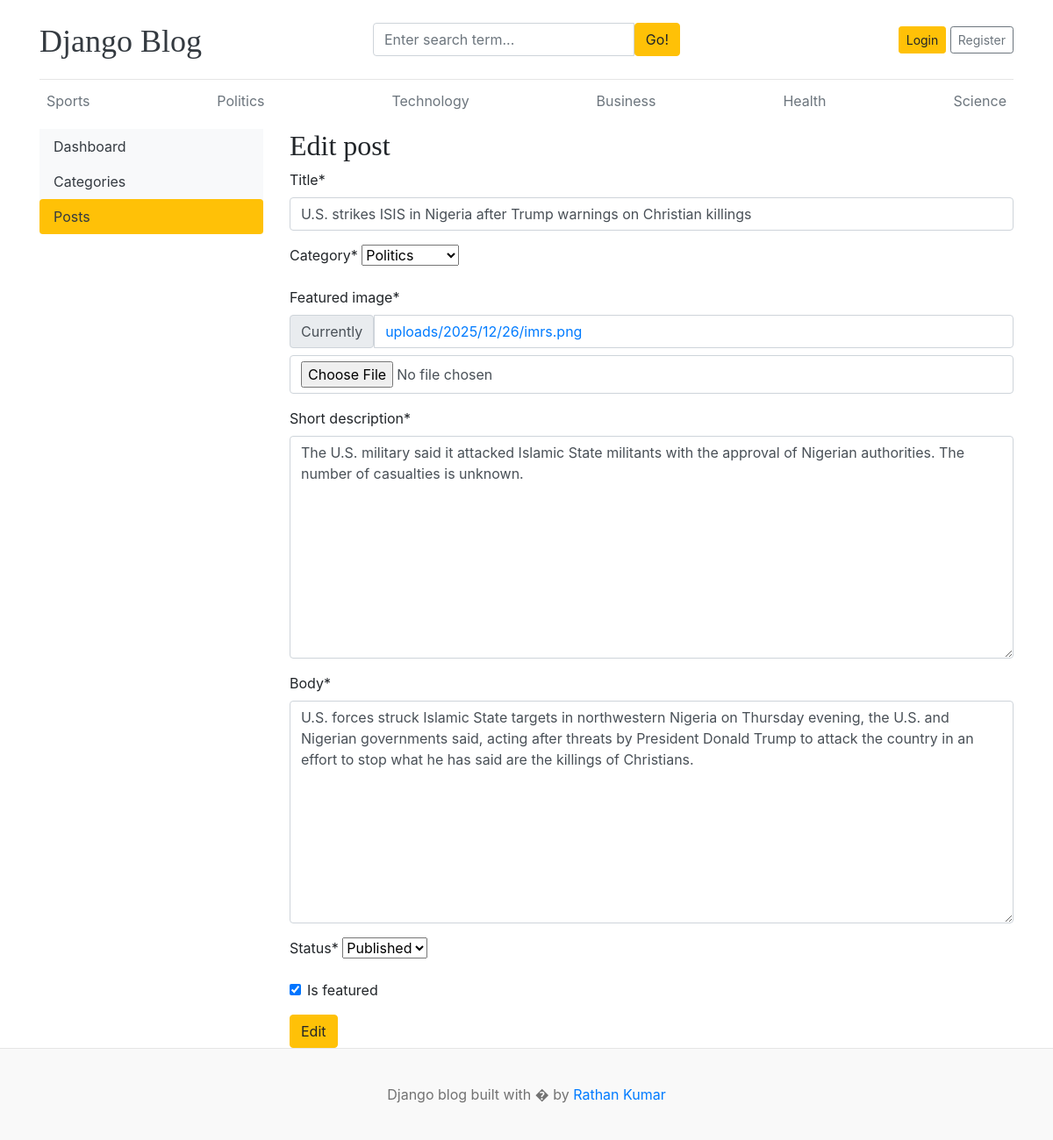
Screenshot of /dashboard/posts/edit/2/ with the database file from the repository.
### articles/models.py (models this page shows, shortened)
class Category(models.Model):
    name = models.CharField(max_length=50, unique=True)
    created_at = models.DateTimeField(auto_now_add=True)
    updated_at = models.DateField(auto_now=True)
    def __str__(self) -> str:
        return self.name
    class Meta:
        verbose_name_plural = 'categories'

class Article(models.Model):
    title = models.CharField(max_length=100)
    slug = models.SlugField(max_length=150, unique=True, blank=True)
    category = models.ForeignKey(Category, on_delete=models.CASCADE)
    author = models.ForeignKey(User, on_delete=models.CASCADE)
    featured_image = models.ImageField(upload_to='uploads/%Y/%m/%d')
    short_description = models.TextField(max_length=500)
    body = models.TextField(max_length=15000)
    status = models.IntegerField(choices=STATUS_CHOICES, default=0)
    is_featured = models.BooleanField(default=False)
    created_at = models.DateTimeField(auto_now_add=True)
    updated_at = models.DateTimeField(auto_now=True)

### dashboards/views.py (the view)
# urls.py: path('posts/edit/<int:pk>/', views.edit_post, name='edit_post'),
def edit_post(request, pk):
    post = get_object_or_404(Article, pk=pk)
    if request.method == 'POST':
        form = ArticleForm(request.POST, request.FILES, instance=post)
        if form.is_valid():
            post = form.save(commit=False)
            post.slug = slugify(form.cleaned_data['title']) + '-' + str(post.id)
            post.save()
            return redirect('posts')
    else:
        form = ArticleForm(instance=post)
    return render(request, 'dashboard/edit-post.html', { 'form': form, 'post': post })

### dashboards/forms.py
class ArticleForm(forms.ModelForm):
    class Meta:
        model = Article
        fields = ['title', 'category', 'featured_image', 'short_description', 'body', 'status', 'is_featured']

### articles/context_processors.py (called while the page is built)
def get_categories(request):
    categories = Category.objects.all()
    return dict(categories=categories)

def get_social_links(request):
    social_links = SocialLink.objects.all()
    return dict(social_links=social_links)

### dashboards/templates/dashboard/edit-post.html (shortened to what this page needs)
{% extends 'base.html' %}
{% block content %}
    {% load crispy_forms_tags %}
    <div class="row">
        {% include 'dashboard/sidebar.html' %}
        <div class="col-md-9">
            <h2>Edit post</h2>
            <form action="{% url 'edit_post' post.id %}" method="post" enctype="multipart/form-data">
                {{ form | crispy }}
                <button type="submit" class="btn btn-warning">Edit</button>
            </form>
        </div>
    </div>
{% endblock %}

### templates/base.html (shortened to what this page needs)
{% load static %}
<!DOCTYPE html>
<html lang="en">
<head>
    <link href="https://getbootstrap.com/docs/4.0/dist/css/bootstrap.min.css" rel="stylesheet">
    <link href="{% static 'css/blog.css' %}" rel="stylesheet">
    <link rel="stylesheet" href="https://cdnjs.cloudflare.com/ajax/libs/font-awesome/4.7.0/css/font-awesome.min.css">
</head>
<body>
    <div class="container">
        <header class="blog-header py-3">
            <div class="row flex-nowrap justify-content-between align-items-center">
                <div class="col-4 pt-1">
                    <a class="blog-header-logo text-dark" href="/">Django Blog</a>
                </div>
                <div class="col-4">
                    <form action="{% url 'search' %}" method="get">
                        <div class="input-group">
                            <input class="form-control" type="text" name="keyword" value="{{ keyword }}" placeholder="Enter search term..."
                                aria-label="Enter search term..." aria-describedby="button-search" />
                            <button class="btn btn-warning" id="button-search" type="submit">Go!</button>
                        </div>
                    </form>
                </div>
                <div class="col-4 d-flex justify-content-end align-items-center">
                    {% if not user.is_authenticated %}
                        <a class="btn btn-sm btn-warning" href="{% url 'login' %}">Login</a> &nbsp;
                        <a class="btn btn-sm btn-outline-secondary" href="{% url 'register' %}">Register</a>
                    {% else %}
                        {% if user.is_staff %}
                            <a href="{% url 'dashboard' %}"><span>Dashboard</span></a>&emsp;
                        {% endif %}
                        <a href="{% url 'logout' %}"><span>Logout</span></a>
                    {% endif %}
                </div>
            </div>
        </header>
        <div class="nav-scroller py-1 mb-2">
            <nav class="nav d-flex justify-content-between">
                {% for category in categories %}
                    <a class="p-2 text-muted" href="{% url 'posts_by_category' category.id %}">{{ category }}</a>
                {% endfor %}
            </nav>
        </div>
        {% block content %}{% endblock %}
    </div>
    <footer class="blog-footer">
        <p>Django blog built with � by <a href="#">Rathan Kumar</a></p>
    </footer>
</body>
</html>

### blog/static/css/blog.css (style rules this page uses)
.blog-header { border-bottom: 1px solid #e5e5e5; }
.blog-header-logo { font-family: "Playfair Display", Georgia, "Times New Roman", serif; font-size: 2.25rem; }
h1, h2, h3, h4, h5, h6 { font-family: "Playfair Display", Georgia, "Times New Roman", serif; }
.blog-footer { padding: 2.5rem 0; color: #727272; text-align: center; background-color: #f9f9f9; border-top: .05rem solid #e5e5e5; }
.blog-footer p:last-child { margin-bottom: 0; }

### rows the page displays
Category: name "Sports"
Category: name "Politics"
Category: name "Technology"
Category: name "Business"
Category: name "Health"
Category: name "Science"
Article: title "U.S. strikes ISIS in Nigeria after Trump warnings on Christian killings", category "Politics", short_description "The U.S. military said it attacked Islamic State militants with the approval of Nigerian authorities. The number of casualties is unknown.", body "U.S. forces struck Islamic State targets in northwestern Nigeria on Thursday evening, the U.S. and Nigerian governments said, acting after threats by President Donald Trump to attack the country in an effort to stop what he has said are the killings of Christians.", status "Published", is_featured "☑"
